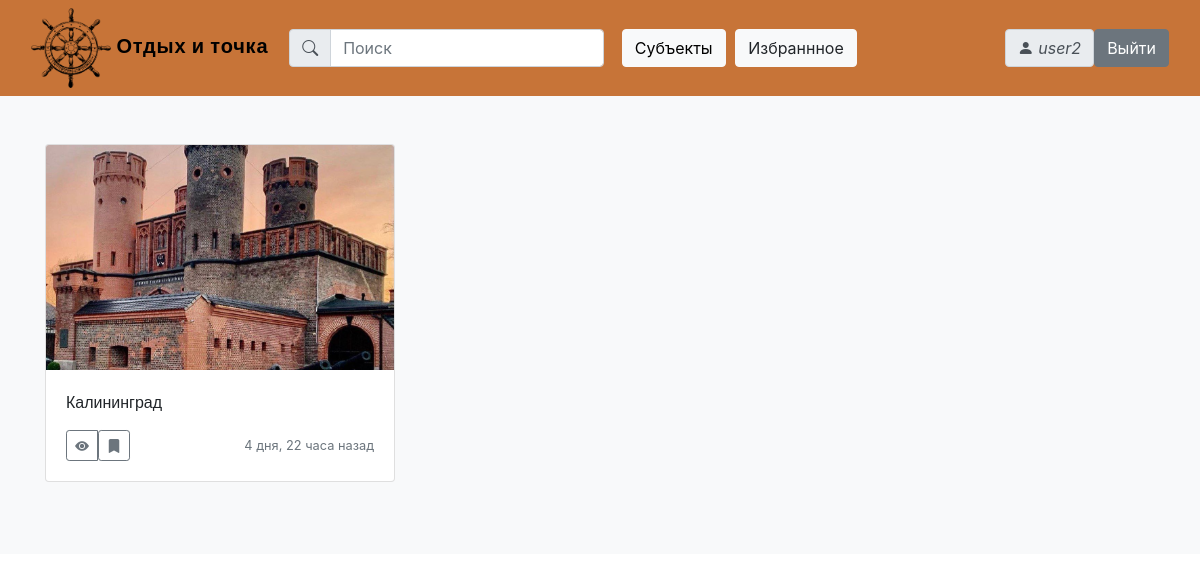
The app's page /favorites (signed in), older data.
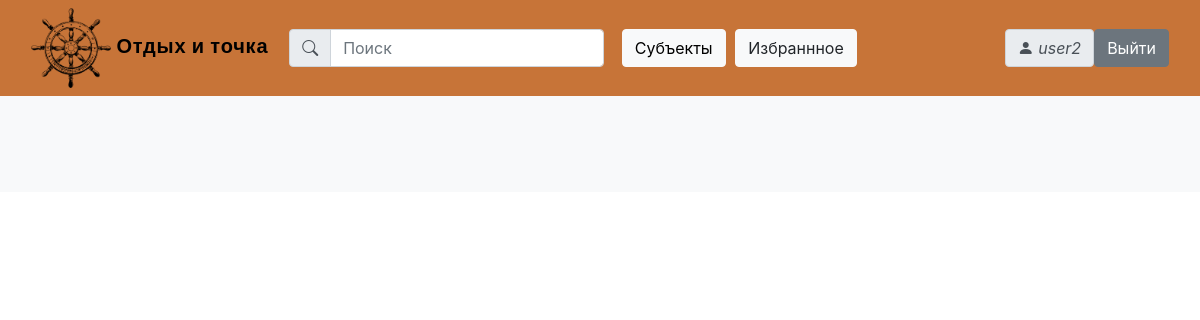
The same page, newer data.
### main/models.py (models this page shows, shortened)
class AlbumElem(models.Model):  # реализация непосредственно с SQLite
    photo = models.ImageField(upload_to='photos/')
    title = models.TextField(max_length=255, default='Название города')
    content = models.TextField(blank=True)
    time_of_creation = models.DateTimeField(auto_now_add=True)
    bookmark = models.ManyToManyField(User)
    def get_absolute_url(self):
        return reverse('albumelem', kwargs={'album_elem_id': self.pk})
    class Meta:
        verbose_name = 'Статьи на сайте'
        verbose_name_plural = 'Статьи на сайте'

### main/views.py (the view)
# urls.py: path('favorites', favorites, name='favorites'),
def favorites(request):
    elems = AlbumElem.objects.filter(bookmark__username=request.user.username).order_by('-id')
    if request.method == 'POST':
        for elem in elems:
            button = 'fav{0}'.format(elem.pk)
            if button in request.POST.keys():
                elem.bookmark.remove(request.user)
    else:
        print('Tried to register: May be method is not POST?')
    return render(request, 'main/favorites.html', {'album_elem_list': elems, 'title': 'Избранное'})

### main/templates/main/favorites.html
{% extends 'main/index.html' %}

### main/templates/main/index.html (shortened to what this page needs)
{% extends 'main/base.html' %}
{% load humanize %}
{% block content %}
<div class="container">
    <div class="row">
        {% for album_elem in album_elem_list %}
            <div class="col-md-4">
              <div class="card mb-4 box-shadow">
                {% if album_elem.photo %}
                    <img class="card-img-top"
                         alt="Can't show image :("
                         style="height: 225px; width: 100%; display: block; object-fit: cover;"
                         src="{{album_elem.photo.url}}">
                {% endif %}
                <div class="card-body">
                  <p class="card-text"> {{album_elem.title}} </p>
                  <div class="d-flex justify-content-between align-items-center">
                    <div class="btn-group">
                      <a class="btn btn-sm btn-outline-secondary" href="{{album_elem.get_absolute_url}}"> <i class="bi bi-eye-fill"> </i></a>
                      {% if request.user.is_authenticated %}
                          <form action="" method="post">
                            <button type="submit" class="btn btn-sm btn-outline-secondary" name="fav{{ album_elem.pk }}"> <i class="bi bi-bookmark-fill"></i> </button>
                          </form>
                      {% endif %}
                    </div>
                    <small class="text-muted"> {{album_elem.time_of_creation|naturaltime}} </small>
                  </div>
                </div>
              </div>
            </div>
        {% endfor %}
  </div>
</div>
{% endblock %}

### main/templates/main/base.html (shortened to what this page needs)
<!DOCTYPE html>
{% load static%}
<html lang="ru">
<head>
  <link type="text/css" href="{% static 'main/css/styles.css' %}" rel="stylesheet">
  <link rel="stylesheet" href="https://cdn.jsdelivr.net/npm/bootstrap-icons@1.5.0/font/bootstrap-icons.css" />
  <link rel="stylesheet" href="https://cdn.jsdelivr.net/npm/bootstrap@4.0.0/dist/css/bootstrap.min.css"
>
</head>
<body>
  <nav class="navbar navbar-expand-xl">
    <div class="container-fluid">
      <a class="navbar-brand" href="{% url 'home' %}">
        <img src="{% static 'main/icons/logo.png' %}" alt="Logo" title="Logo"> Отдых и точка
      </a>
      <div class="collapse navbar-collapse" id="navbarResponsive">
        <ul class="navbar-nav mr-auto">
          <li class="nav-item">
            <form class="form-inline mr-auto mr-sl-2 mr-xs-none">
              <div class="form-group">
                <div class="input-group">
                  <div class="input-group-prepend">
                    <span class="input-group-text"> <i class="bi bi-search"></i> </span>
                  </div>
                  <input class="form-control mr-sm-2" type="search" placeholder="Поиск" aria-label="Поиск">
                </div>
              </div>
            </form>
          <li class="nav-item">
            <a type="button" class="btn btn-light" data-toggle="modal" data-target="#exampleModal"> Субъекты </a>
            {% if request.user.is_authenticated %}
          <li class="nav-item"> <a class="btn btn-light" href="{% url 'favorites' %}"> Избраннное </a>
            {% endif %}
        </ul>
      </div>
      <form class="form-inline ml-auto">
        <div class="form-group">
          <span class="input-group-text"> <i class="bi bi-person-fill"> {{request.user.username}}</i> </span>
          {% if request.user.is_authenticated %}
          <a class="btn btn-secondary" href="{% url 'logout' %}">Выйти</a>
          {% else %}
          <a class="btn btn-secondary" href="{% url 'login' %}">Войти</a>
          {% endif %}
        </div>
      </form>
    </div>
  </nav>
  <div class="album py-5 bg-light">
    {% block content %}
    {% endblock %}
  </div>
</body>
</html>

Row changes from the older to the newer data that the page shows:
removed AlbumElem: photo (picture), title "Калининград", time_of_creation "4 дня, 22 часа назад"
